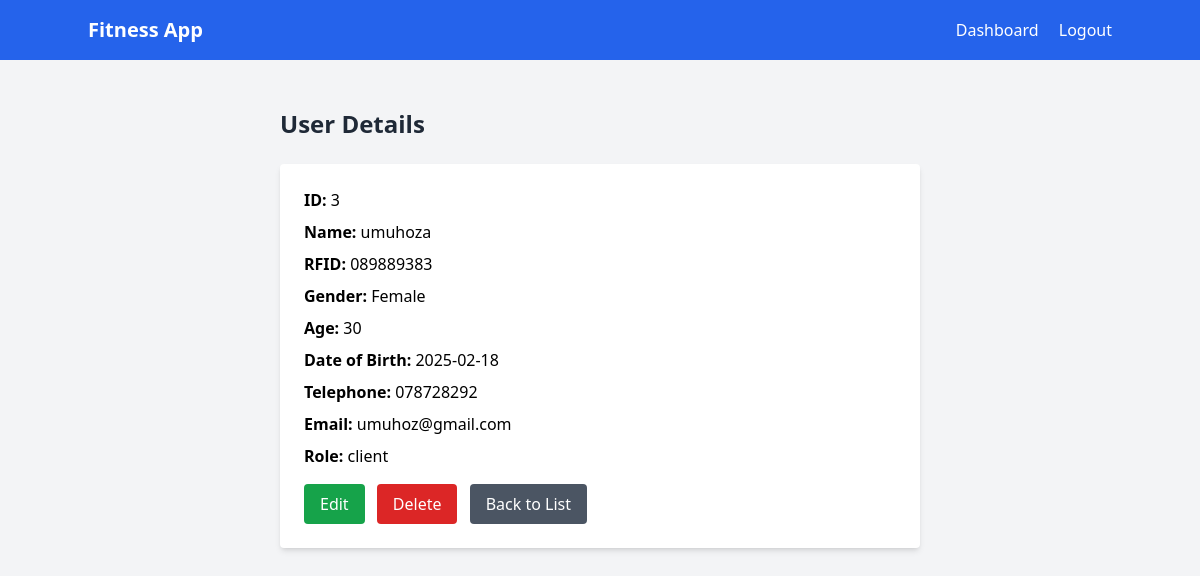
/users/3 (signed in), run on the app's committed database.
### app.py (models this page shows, shortened)
class User(db.Model):
    id = db.Column(db.Integer, primary_key=True)
    name = db.Column(db.String(100), nullable=False)
    rfid = db.Column(db.String(50), unique=True, nullable=False)
    gender = db.Column(db.String(20), nullable=False)
    age = db.Column(db.Integer, nullable=False)
    dob = db.Column(db.Date, nullable=False)
    telephone = db.Column(db.String(20), nullable=False)
    email = db.Column(db.String(120), unique=True, nullable=False)
    role = db.Column(db.String(50), nullable=False)
    password_hash = db.Column(db.String(128), nullable=False)

### app.py (the view)
@app.route('/users/<int:user_id>')
@admin_required
def user_details(user_id):
    user = get_user_by_id(user_id)
    if not user:
        flash("User not found.", "danger")
        return redirect(url_for('list_users'))
    return render_template('user_details.html', user=user)

### app.py (called while the page is built)
def admin_required(f):
    @wraps(f)
    def decorated_function(*args, **kwargs):
        if not current_user.is_authenticated or current_user.role != 'admin':
            flash("You do not have permission to access this page.", "danger")
            return redirect(url_for('dashboard'))
        return f(*args, **kwargs)
    return decorated_function

def get_user_by_id(user_id):
    return User.query.get(user_id)

@login_manager.user_loader
def load_user(user_id):
    return User.query.get(int(user_id))

### templates/user_details.html (shortened to what this page needs)
<!DOCTYPE html>
<html lang="en">
<head>
    <script src="https://cdn.tailwindcss.com"></script>
</head>
<body class="bg-gray-100 font-sans">
    <nav class="bg-blue-600 text-white p-4">
        <div class="container mx-auto flex justify-between items-center">
            <a href="{{ url_for('index') }}" class="text-xl font-bold">Fitness App</a>
            <div class="space-x-4">
                <a href="{{ url_for('dashboard') }}" class="hover:underline">Dashboard</a>
                <a href="{{ url_for('logout') }}" class="hover:underline">Logout</a>
            </div>
        </div>
    </nav>
    <div class="container mx-auto mt-8 p-4 max-w-2xl">
        <h1 class="text-2xl font-bold text-gray-800 mb-6">User Details</h1>
        <div class="bg-white p-6 rounded shadow-md">
            <p class="mb-2"><strong>ID:</strong> {{ user.id }}</p>
            <p class="mb-2"><strong>Name:</strong> {{ user.name }}</p>
            <p class="mb-2"><strong>RFID:</strong> {{ user.rfid }}</p>
            <p class="mb-2"><strong>Gender:</strong> {{ user.gender }}</p>
            <p class="mb-2"><strong>Age:</strong> {{ user.age }}</p>
            <p class="mb-2"><strong>Date of Birth:</strong> {{ user.dob }}</p>
            <p class="mb-2"><strong>Telephone:</strong> {{ user.telephone }}</p>
            <p class="mb-2"><strong>Email:</strong> {{ user.email }}</p>
            <p class="mb-2"><strong>Role:</strong> {{ user.role }}</p>
            <div class="mt-4 space-x-2">
                <a href="{{ url_for('edit_user', user_id=user.id) }}" class="inline-block bg-green-600 text-white px-4 py-2 rounded hover:bg-green-700">Edit</a>
                <form action="{{ url_for('delete_user', user_id=user.id) }}" method="POST" class="inline" onsubmit="return confirm('Are you sure you want to delete this user?');">
                    <button type="submit" class="inline-block bg-red-600 text-white px-4 py-2 rounded hover:bg-red-700">Delete</button>
                </form>
                <a href="{{ url_for('list_users') }}" class="inline-block bg-gray-600 text-white px-4 py-2 rounded hover:bg-gray-700">Back to List</a>
            </div>
        </div>
    </div>
</body>
</html>

### data on the page
User: id "3", name "umuhoza", rfid "089889383", gender "Female", age "30", dob "2025-02-18", telephone "078728292", email "umuhoz@gmail.com", role "client"
